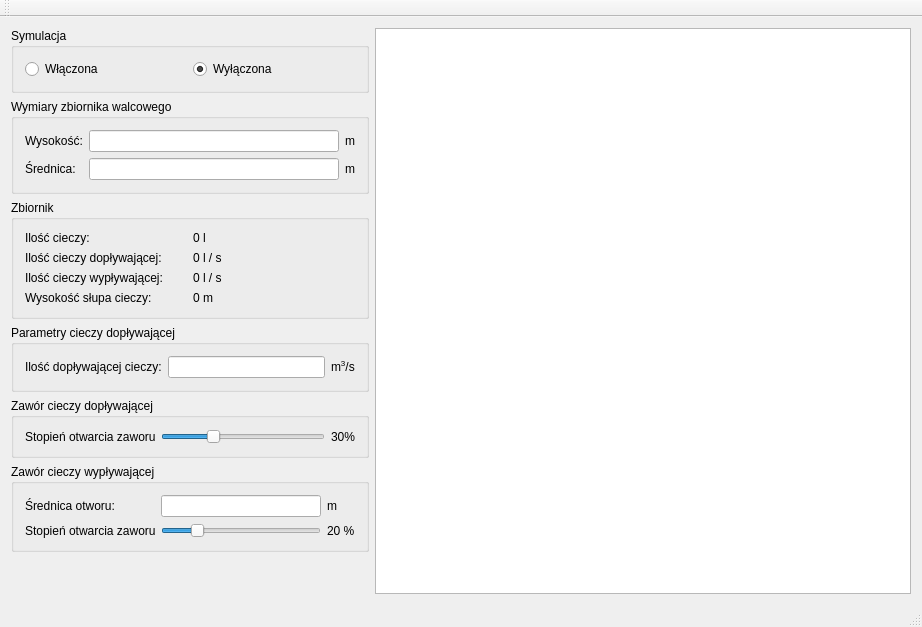
<?xml version="1.0" encoding="UTF-8"?>
<ui version="4.0">
 <class>MainWindow</class>
 <widget class="QMainWindow" name="MainWindow">
  <property name="geometry">
   <rect>
    <x>0</x>
    <y>0</y>
    <width>922</width>
    <height>627</height>
   </rect>
  </property>
  <property name="windowTitle">
   <string>Symulacja napełniania i opróżniania zbiornika</string>
  </property>
  <widget class="QWidget" name="centralWidget">
   <layout class="QGridLayout" name="gridLayout_5">
    <item row="0" column="0">
     <layout class="QHBoxLayout" name="horizontalLayout" stretch="2,3">
      <item>
       <layout class="QVBoxLayout" name="verticalLayout">
        <item>
         <widget class="QGroupBox" name="groupBox_6">
          <property name="title">
           <string>Symulacja</string>
          </property>
          <layout class="QGridLayout" name="gridLayout_7">
           <item row="0" column="0">
            <widget class="QRadioButton" name="simulationActiveRadioButton">
             <property name="text">
              <string>Włączona</string>
             </property>
            </widget>
           </item>
           <item row="0" column="1">
            <widget class="QRadioButton" name="simulationInactiveRadioButton">
             <property name="text">
              <string>Wyłączona</string>
             </property>
             <property name="checked">
              <bool>true</bool>
             </property>
            </widget>
           </item>
          </layout>
         </widget>
        </item>
        <item>
         <widget class="QGroupBox" name="groupBox">
          <property name="title">
           <string>Wymiary zbiornika walcowego</string>
          </property>
          <layout class="QGridLayout" name="gridLayout">
           <item row="0" column="1">
            <widget class="QLineEdit" name="tankHeightLineEdit">
             <property name="alignment">
              <set>Qt::AlignRight|Qt::AlignTrailing|Qt::AlignVCenter</set>
             </property>
            </widget>
           </item>
           <item row="1" column="1">
            <widget class="QLineEdit" name="tankDiameterLineEdit">
             <property name="alignment">
              <set>Qt::AlignRight|Qt::AlignTrailing|Qt::AlignVCenter</set>
             </property>
            </widget>
           </item>
           <item row="1" column="0">
            <widget class="QLabel" name="label_2">
             <property name="text">
              <string>Średnica:</string>
             </property>
            </widget>
           </item>
           <item row="0" column="0">
            <widget class="QLabel" name="label">
             <property name="text">
              <string>Wysokość:</string>
             </property>
            </widget>
           </item>
           <item row="0" column="2">
            <widget class="QLabel" name="label_9">
             <property name="text">
              <string>m</string>
             </property>
            </widget>
           </item>
           <item row="1" column="2">
            <widget class="QLabel" name="label_10">
             <property name="text">
              <string>m</string>
             </property>
            </widget>
           </item>
          </layout>
         </widget>
        </item>
        <item>
         <widget class="QGroupBox" name="groupBox_4">
          <property name="title">
           <string>Zbiornik</string>
          </property>
          <layout class="QGridLayout" name="gridLayout_4">
           <item row="0" column="0">
            <widget class="QLabel" name="label_7">
             <property name="text">
              <string>Ilość cieczy:</string>
             </property>
            </widget>
           </item>
           <item row="0" column="1">
            <widget class="QLabel" name="tankVoulumeInLitreLabel">
             <property name="text">
              <string>0 l</string>
             </property>
            </widget>
           </item>
           <item row="1" column="0">
            <widget class="QLabel" name="label_6">
             <property name="text">
              <string>Ilość cieczy dopływającej:</string>
             </property>
            </widget>
           </item>
           <item row="2" column="1">
            <widget class="QLabel" name="outcomeFlowLabel">
             <property name="text">
              <string>0 l / s</string>
             </property>
            </widget>
           </item>
           <item row="2" column="0">
            <widget class="QLabel" name="label_8">
             <property name="text">
              <string>Ilość cieczy wypływającej:</string>
             </property>
            </widget>
           </item>
           <item row="1" column="1">
            <widget class="QLabel" name="incomeFlowLabel">
             <property name="text">
              <string>0 l / s</string>
             </property>
            </widget>
           </item>
           <item row="3" column="0">
            <widget class="QLabel" name="label_14">
             <property name="text">
              <string>Wysokość słupa cieczy:</string>
             </property>
            </widget>
           </item>
           <item row="3" column="1">
            <widget class="QLabel" name="tankHeightLabel">
             <property name="text">
              <string>0 m</string>
             </property>
            </widget>
           </item>
          </layout>
         </widget>
        </item>
        <item>
         <widget class="QGroupBox" name="groupBox_2">
          <property name="title">
           <string>Parametry cieczy dopływającej</string>
          </property>
          <layout class="QGridLayout" name="gridLayout_3">
           <item row="0" column="1">
            <widget class="QLineEdit" name="fluidIncomeLineEdit">
             <property name="alignment">
              <set>Qt::AlignRight|Qt::AlignTrailing|Qt::AlignVCenter</set>
             </property>
            </widget>
           </item>
           <item row="0" column="0">
            <widget class="QLabel" name="label_3">
             <property name="text">
              <string>Ilość dopływającej cieczy:</string>
             </property>
            </widget>
           </item>
           <item row="0" column="2">
            <widget class="QLabel" name="label_4">
             <property name="text">
              <string>&lt;html&gt;&lt;head/&gt;&lt;body&gt;&lt;p&gt;m&lt;span style=&quot; vertical-align:super;&quot;&gt;3&lt;/span&gt;/s&lt;/p&gt;&lt;/body&gt;&lt;/html&gt;</string>
             </property>
            </widget>
           </item>
          </layout>
         </widget>
        </item>
        <item>
         <widget class="QGroupBox" name="groupBox_5">
          <property name="title">
           <string>Zawór cieczy dopływającej</string>
          </property>
          <layout class="QGridLayout" name="gridLayout_6">
           <item row="0" column="0">
            <widget class="QLabel" name="label_11">
             <property name="minimumSize">
              <size>
               <width>130</width>
               <height>0</height>
              </size>
             </property>
             <property name="maximumSize">
              <size>
               <width>130</width>
               <height>16777215</height>
              </size>
             </property>
             <property name="text">
              <string>Stopień otwarcia zaworu:</string>
             </property>
            </widget>
           </item>
           <item row="0" column="1">
            <widget class="QSlider" name="fluidIncomeValveSlider">
             <property name="maximum">
              <number>100</number>
             </property>
             <property name="value">
              <number>30</number>
             </property>
             <property name="orientation">
              <enum>Qt::Horizontal</enum>
             </property>
            </widget>
           </item>
           <item row="0" column="2">
            <widget class="QLabel" name="fluidIncomeValveLabel">
             <property name="text">
              <string>30%</string>
             </property>
            </widget>
           </item>
          </layout>
         </widget>
        </item>
        <item>
         <widget class="QGroupBox" name="groupBox_3">
          <property name="title">
           <string>Zawór cieczy wypływającej </string>
          </property>
          <layout class="QGridLayout" name="gridLayout_2">
           <item row="1" column="1">
            <widget class="QSlider" name="fluidOutcomeValveSlider">
             <property name="maximum">
              <number>100</number>
             </property>
             <property name="value">
              <number>20</number>
             </property>
             <property name="orientation">
              <enum>Qt::Horizontal</enum>
             </property>
            </widget>
           </item>
           <item row="1" column="0">
            <widget class="QLabel" name="label_5">
             <property name="minimumSize">
              <size>
               <width>130</width>
               <height>0</height>
              </size>
             </property>
             <property name="maximumSize">
              <size>
               <width>130</width>
               <height>16777215</height>
              </size>
             </property>
             <property name="text">
              <string>Stopień otwarcia zaworu:</string>
             </property>
            </widget>
           </item>
           <item row="1" column="2">
            <widget class="QLabel" name="fluidOutcomeValveLabel">
             <property name="text">
              <string>20 %</string>
             </property>
            </widget>
           </item>
           <item row="0" column="0">
            <widget class="QLabel" name="label_12">
             <property name="text">
              <string>Średnica otworu:</string>
             </property>
            </widget>
           </item>
           <item row="0" column="1">
            <widget class="QLineEdit" name="fluidOutcomeValveLineEdit">
             <property name="alignment">
              <set>Qt::AlignRight|Qt::AlignTrailing|Qt::AlignVCenter</set>
             </property>
            </widget>
           </item>
           <item row="0" column="2">
            <widget class="QLabel" name="label_13">
             <property name="text">
              <string>m</string>
             </property>
            </widget>
           </item>
          </layout>
         </widget>
        </item>
        <item>
         <spacer name="verticalSpacer">
          <property name="orientation">
           <enum>Qt::Vertical</enum>
          </property>
          <property name="sizeHint" stdset="0">
           <size>
            <width>20</width>
            <height>40</height>
           </size>
          </property>
         </spacer>
        </item>
       </layout>
      </item>
      <item>
       <widget class="QGraphicsView" name="graphicsView">
        <property name="sizePolicy">
         <sizepolicy hsizetype="Expanding" vsizetype="Expanding">
          <horstretch>3</horstretch>
          <verstretch>0</verstretch>
         </sizepolicy>
        </property>
       </widget>
      </item>
     </layout>
    </item>
   </layout>
  </widget>
  <widget class="QMenuBar" name="menuBar">
   <property name="geometry">
    <rect>
     <x>0</x>
     <y>0</y>
     <width>922</width>
     <height>21</height>
    </rect>
   </property>
  </widget>
  <widget class="QToolBar" name="mainToolBar">
   <attribute name="toolBarArea">
    <enum>TopToolBarArea</enum>
   </attribute>
   <attribute name="toolBarBreak">
    <bool>false</bool>
   </attribute>
  </widget>
  <widget class="QStatusBar" name="statusBar"/>
 </widget>
 <layoutdefault spacing="6" margin="11"/>
 <resources/>
 <connections/>
</ui>
